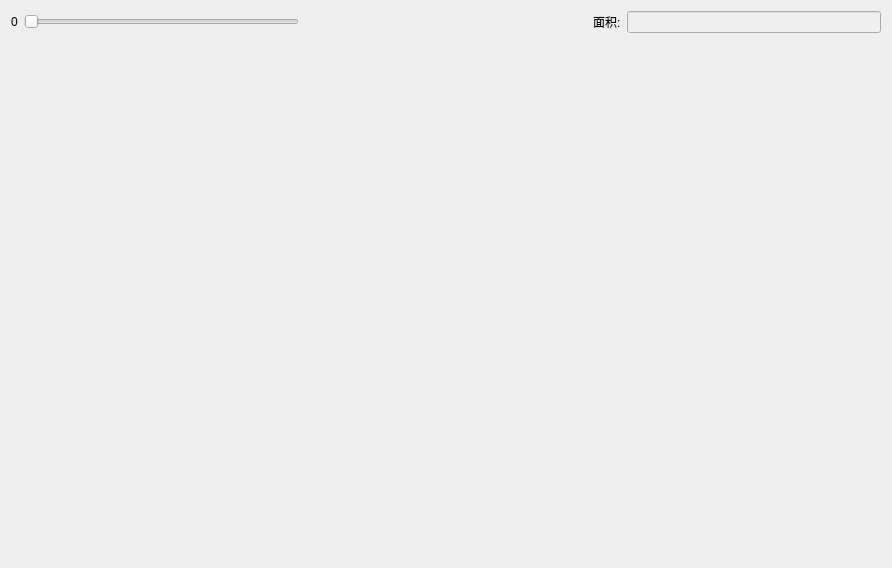
<?xml version="1.0" encoding="UTF-8"?>
<ui version="4.0">
 <class>Widget</class>
 <widget class="QWidget" name="Widget">
  <property name="geometry">
   <rect>
    <x>0</x>
    <y>0</y>
    <width>892</width>
    <height>568</height>
   </rect>
  </property>
  <property name="windowTitle">
   <string>Widget</string>
  </property>
  <layout class="QFormLayout" name="formLayout_2">
   <item row="0" column="0" colspan="2">
    <layout class="QFormLayout" name="formLayout">
     <item row="0" column="0" colspan="2">
      <layout class="QHBoxLayout" name="horizontalLayout_3">
       <item>
        <layout class="QHBoxLayout" name="horizontalLayout">
         <item>
          <widget class="QLabel" name="nLabel">
           <property name="text">
            <string>0</string>
           </property>
           <property name="buddy">
            <cstring>valueRange</cstring>
           </property>
          </widget>
         </item>
         <item>
          <widget class="QSlider" name="valueRange">
           <property name="minimum">
            <number>0</number>
           </property>
           <property name="maximum">
            <number>100</number>
           </property>
           <property name="orientation">
            <enum>Qt::Horizontal</enum>
           </property>
          </widget>
         </item>
        </layout>
       </item>
       <item>
        <spacer name="horizontalSpacer">
         <property name="orientation">
          <enum>Qt::Horizontal</enum>
         </property>
         <property name="sizeHint" stdset="0">
          <size>
           <width>40</width>
           <height>20</height>
          </size>
         </property>
        </spacer>
       </item>
       <item>
        <layout class="QHBoxLayout" name="horizontalLayout_2">
         <item>
          <widget class="QLabel" name="label">
           <property name="text">
            <string>面积:</string>
           </property>
           <property name="buddy">
            <cstring>areaEdit</cstring>
           </property>
          </widget>
         </item>
         <item>
          <widget class="QLineEdit" name="areaEdit">
           <property name="enabled">
            <bool>false</bool>
           </property>
          </widget>
         </item>
        </layout>
       </item>
      </layout>
     </item>
     <item row="1" column="0">
      <spacer name="verticalSpacer_2">
       <property name="orientation">
        <enum>Qt::Vertical</enum>
       </property>
       <property name="sizeHint" stdset="0">
        <size>
         <width>20</width>
         <height>40</height>
        </size>
       </property>
      </spacer>
     </item>
    </layout>
   </item>
  </layout>
 </widget>
 <layoutdefault spacing="6" margin="11"/>
 <resources/>
 <connections/>
</ui>
